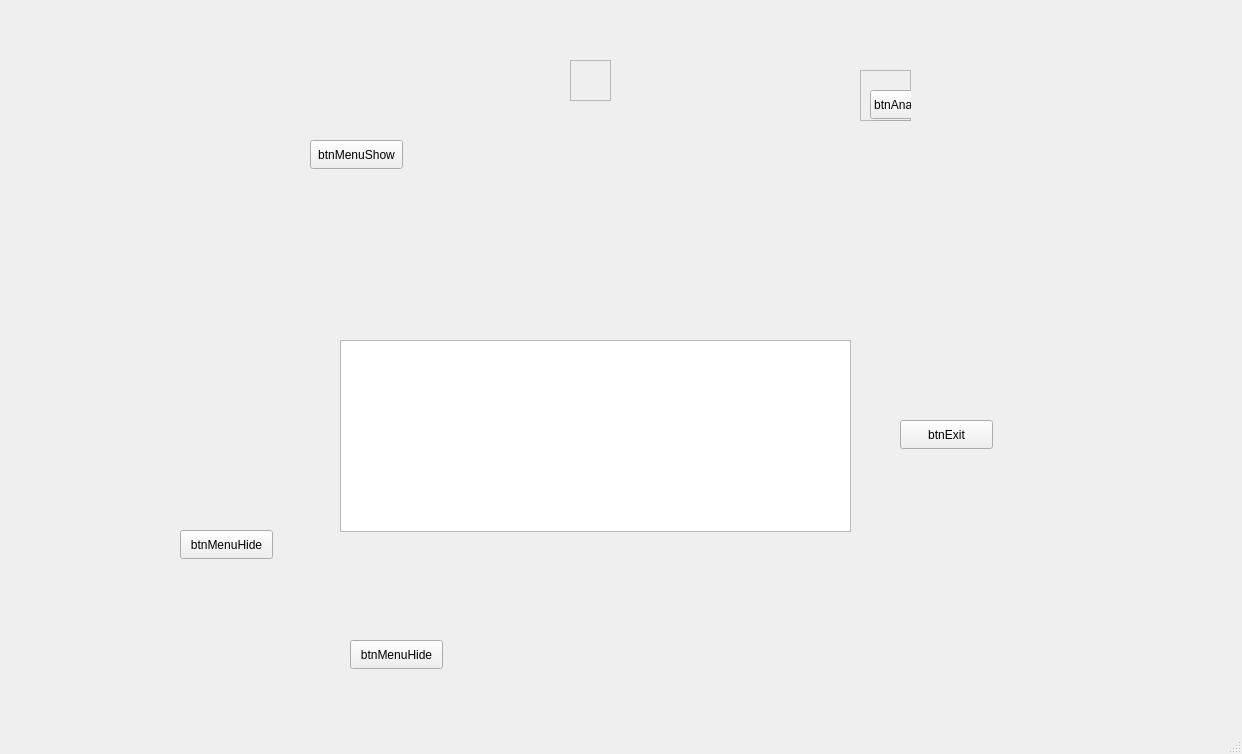
<?xml version="1.0" encoding="UTF-8"?>
<ui version="4.0">
 <class>Test10</class>
 <widget class="QMainWindow" name="Test10">
  <property name="geometry">
   <rect>
    <x>0</x>
    <y>0</y>
    <width>1242</width>
    <height>754</height>
   </rect>
  </property>
  <property name="windowTitle">
   <string>Test10</string>
  </property>
  <widget class="QWidget" name="centralwidget">
   <widget class="QPushButton" name="btnMenuHide">
    <property name="geometry">
     <rect>
      <x>180</x>
      <y>530</y>
      <width>93</width>
      <height>29</height>
     </rect>
    </property>
    <property name="text">
     <string>btnMenuHide</string>
    </property>
   </widget>
   <widget class="QTableView" name="tableView">
    <property name="geometry">
     <rect>
      <x>340</x>
      <y>340</y>
      <width>511</width>
      <height>192</height>
     </rect>
    </property>
   </widget>
   <widget class="QFrame" name="frmMainLeft">
    <property name="geometry">
     <rect>
      <x>860</x>
      <y>70</y>
      <width>51</width>
      <height>51</height>
     </rect>
    </property>
    <property name="frameShape">
     <enum>QFrame::StyledPanel</enum>
    </property>
    <property name="frameShadow">
     <enum>QFrame::Raised</enum>
    </property>
    <widget class="QPushButton" name="btnAnalyserAdd">
     <property name="geometry">
      <rect>
       <x>10</x>
       <y>20</y>
       <width>93</width>
       <height>29</height>
      </rect>
     </property>
     <property name="text">
      <string>btnAnalyserAdd</string>
     </property>
    </widget>
    <widget class="QPushButton" name="btnSettings">
     <property name="geometry">
      <rect>
       <x>10</x>
       <y>50</y>
       <width>93</width>
       <height>29</height>
      </rect>
     </property>
     <property name="text">
      <string>btnSettings</string>
     </property>
    </widget>
    <widget class="QPushButton" name="btnReview">
     <property name="geometry">
      <rect>
       <x>10</x>
       <y>90</y>
       <width>93</width>
       <height>29</height>
      </rect>
     </property>
     <property name="text">
      <string>btnReview</string>
     </property>
    </widget>
   </widget>
   <widget class="QFrame" name="frmAddAnalisator">
    <property name="geometry">
     <rect>
      <x>570</x>
      <y>60</y>
      <width>41</width>
      <height>41</height>
     </rect>
    </property>
    <property name="frameShape">
     <enum>QFrame::StyledPanel</enum>
    </property>
    <property name="frameShadow">
     <enum>QFrame::Raised</enum>
    </property>
    <widget class="QPushButton" name="btnSaveAnal">
     <property name="geometry">
      <rect>
       <x>190</x>
       <y>60</y>
       <width>93</width>
       <height>29</height>
      </rect>
     </property>
     <property name="text">
      <string>btnSaveAnal</string>
     </property>
    </widget>
    <widget class="QComboBox" name="cbxAddProducent">
     <property name="geometry">
      <rect>
       <x>50</x>
       <y>100</y>
       <width>131</width>
       <height>26</height>
      </rect>
     </property>
    </widget>
    <widget class="QComboBox" name="cbxAddModel">
     <property name="geometry">
      <rect>
       <x>40</x>
       <y>40</y>
       <width>131</width>
       <height>26</height>
      </rect>
     </property>
    </widget>
    <widget class="QLineEdit" name="lineAddSN">
     <property name="geometry">
      <rect>
       <x>180</x>
       <y>20</y>
       <width>131</width>
       <height>26</height>
      </rect>
     </property>
    </widget>
    <widget class="QLabel" name="lblAddProducent">
     <property name="geometry">
      <rect>
       <x>50</x>
       <y>70</y>
       <width>131</width>
       <height>20</height>
      </rect>
     </property>
     <property name="text">
      <string>lblAddProducent</string>
     </property>
    </widget>
    <widget class="QLabel" name="lblAddModel">
     <property name="geometry">
      <rect>
       <x>50</x>
       <y>60</y>
       <width>131</width>
       <height>20</height>
      </rect>
     </property>
     <property name="text">
      <string>lblAddModel</string>
     </property>
    </widget>
    <widget class="QLabel" name="lblAddSN">
     <property name="geometry">
      <rect>
       <x>50</x>
       <y>10</y>
       <width>131</width>
       <height>20</height>
      </rect>
     </property>
     <property name="text">
      <string>lblAddSN</string>
     </property>
    </widget>
   </widget>
   <widget class="QPushButton" name="btnMenuShow">
    <property name="geometry">
     <rect>
      <x>310</x>
      <y>140</y>
      <width>93</width>
      <height>29</height>
     </rect>
    </property>
    <property name="text">
     <string>btnMenuShow</string>
    </property>
   </widget>
   <widget class="QPushButton" name="btnExit">
    <property name="geometry">
     <rect>
      <x>900</x>
      <y>420</y>
      <width>93</width>
      <height>29</height>
     </rect>
    </property>
    <property name="text">
     <string>btnExit</string>
    </property>
   </widget>
   <widget class="QPushButton" name="btnMenuHide_2">
    <property name="geometry">
     <rect>
      <x>350</x>
      <y>640</y>
      <width>93</width>
      <height>29</height>
     </rect>
    </property>
    <property name="text">
     <string>btnMenuHide</string>
    </property>
   </widget>
  </widget>
  <widget class="QMenuBar" name="menubar">
   <property name="geometry">
    <rect>
     <x>0</x>
     <y>0</y>
     <width>1242</width>
     <height>22</height>
    </rect>
   </property>
  </widget>
  <widget class="QStatusBar" name="statusbar"/>
 </widget>
 <resources/>
 <connections/>
</ui>
